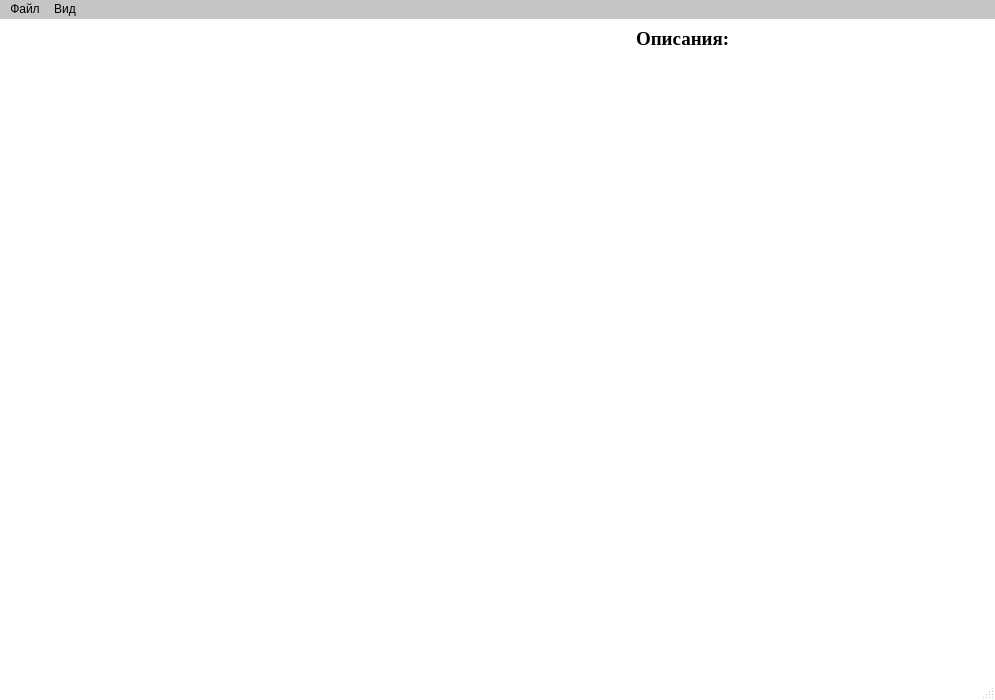
<?xml version="1.0" encoding="UTF-8"?>
<ui version="4.0">
 <class>MainWindow</class>
 <widget class="QMainWindow" name="MainWindow">
  <property name="geometry">
   <rect>
    <x>0</x>
    <y>0</y>
    <width>995</width>
    <height>700</height>
   </rect>
  </property>
  <property name="minimumSize">
   <size>
    <width>700</width>
    <height>700</height>
   </size>
  </property>
  <property name="palette">
   <palette>
    <active>
     <colorrole role="Base">
      <brush brushstyle="SolidPattern">
       <color alpha="255">
        <red>255</red>
        <green>255</green>
        <blue>255</blue>
       </color>
      </brush>
     </colorrole>
     <colorrole role="Window">
      <brush brushstyle="SolidPattern">
       <color alpha="255">
        <red>255</red>
        <green>255</green>
        <blue>255</blue>
       </color>
      </brush>
     </colorrole>
    </active>
    <inactive>
     <colorrole role="Base">
      <brush brushstyle="SolidPattern">
       <color alpha="255">
        <red>255</red>
        <green>255</green>
        <blue>255</blue>
       </color>
      </brush>
     </colorrole>
     <colorrole role="Window">
      <brush brushstyle="SolidPattern">
       <color alpha="255">
        <red>255</red>
        <green>255</green>
        <blue>255</blue>
       </color>
      </brush>
     </colorrole>
    </inactive>
    <disabled>
     <colorrole role="Base">
      <brush brushstyle="SolidPattern">
       <color alpha="255">
        <red>255</red>
        <green>255</green>
        <blue>255</blue>
       </color>
      </brush>
     </colorrole>
     <colorrole role="Window">
      <brush brushstyle="SolidPattern">
       <color alpha="255">
        <red>255</red>
        <green>255</green>
        <blue>255</blue>
       </color>
      </brush>
     </colorrole>
    </disabled>
   </palette>
  </property>
  <property name="windowTitle">
   <string>Главное окно</string>
  </property>
  <widget class="QWidget" name="centralwidget">
   <layout class="QHBoxLayout" name="horizontalLayout">
    <item>
     <spacer name="horizontalSpacer">
      <property name="orientation">
       <enum>Qt::Horizontal</enum>
      </property>
      <property name="sizeHint" stdset="0">
       <size>
        <width>60</width>
        <height>20</height>
       </size>
      </property>
     </spacer>
    </item>
    <item>
     <layout class="QVBoxLayout" name="verticalLayout">
      <property name="spacing">
       <number>6</number>
      </property>
      <item>
       <widget class="QLabel" name="descriptions_label">
        <property name="minimumSize">
         <size>
          <width>0</width>
          <height>20</height>
         </size>
        </property>
        <property name="font">
         <font>
          <family>Times New Roman</family>
          <pointsize>14</pointsize>
          <weight>75</weight>
          <bold>true</bold>
         </font>
        </property>
        <property name="text">
         <string>Описания:</string>
        </property>
       </widget>
      </item>
      <item>
       <widget class="QListWidget" name="descriptions">
        <property name="sizePolicy">
         <sizepolicy hsizetype="Fixed" vsizetype="Fixed">
          <horstretch>0</horstretch>
          <verstretch>0</verstretch>
         </sizepolicy>
        </property>
        <property name="minimumSize">
         <size>
          <width>350</width>
          <height>250</height>
         </size>
        </property>
        <property name="maximumSize">
         <size>
          <width>450</width>
          <height>250</height>
         </size>
        </property>
        <property name="palette">
         <palette>
          <active>
           <colorrole role="Light">
            <brush brushstyle="SolidPattern">
             <color alpha="255">
              <red>201</red>
              <green>201</green>
              <blue>201</blue>
             </color>
            </brush>
           </colorrole>
           <colorrole role="NoRole">
            <brush brushstyle="SolidPattern">
             <color alpha="255">
              <red>221</red>
              <green>221</green>
              <blue>221</blue>
             </color>
            </brush>
           </colorrole>
          </active>
          <inactive>
           <colorrole role="Light">
            <brush brushstyle="SolidPattern">
             <color alpha="255">
              <red>201</red>
              <green>201</green>
              <blue>201</blue>
             </color>
            </brush>
           </colorrole>
           <colorrole role="NoRole">
            <brush brushstyle="SolidPattern">
             <color alpha="255">
              <red>221</red>
              <green>221</green>
              <blue>221</blue>
             </color>
            </brush>
           </colorrole>
          </inactive>
          <disabled>
           <colorrole role="Light">
            <brush brushstyle="SolidPattern">
             <color alpha="255">
              <red>201</red>
              <green>201</green>
              <blue>201</blue>
             </color>
            </brush>
           </colorrole>
           <colorrole role="NoRole">
            <brush brushstyle="SolidPattern">
             <color alpha="255">
              <red>221</red>
              <green>221</green>
              <blue>221</blue>
             </color>
            </brush>
           </colorrole>
          </disabled>
         </palette>
        </property>
        <property name="font">
         <font>
          <family>Times New Roman</family>
          <pointsize>14</pointsize>
         </font>
        </property>
        <property name="layoutDirection">
         <enum>Qt::LeftToRight</enum>
        </property>
        <property name="styleSheet">
         <string notr="true"/>
        </property>
        <property name="frameShape">
         <enum>QFrame::NoFrame</enum>
        </property>
       </widget>
      </item>
      <item>
       <spacer name="verticalSpacer">
        <property name="orientation">
         <enum>Qt::Vertical</enum>
        </property>
        <property name="sizeHint" stdset="0">
         <size>
          <width>20</width>
          <height>40</height>
         </size>
        </property>
       </spacer>
      </item>
     </layout>
    </item>
   </layout>
  </widget>
  <widget class="QMenuBar" name="menubar">
   <property name="geometry">
    <rect>
     <x>0</x>
     <y>0</y>
     <width>995</width>
     <height>21</height>
    </rect>
   </property>
   <property name="palette">
    <palette>
     <active>
      <colorrole role="Button">
       <brush brushstyle="SolidPattern">
        <color alpha="255">
         <red>197</red>
         <green>197</green>
         <blue>197</blue>
        </color>
       </brush>
      </colorrole>
      <colorrole role="Base">
       <brush brushstyle="SolidPattern">
        <color alpha="255">
         <red>197</red>
         <green>197</green>
         <blue>197</blue>
        </color>
       </brush>
      </colorrole>
      <colorrole role="Window">
       <brush brushstyle="SolidPattern">
        <color alpha="255">
         <red>197</red>
         <green>197</green>
         <blue>197</blue>
        </color>
       </brush>
      </colorrole>
     </active>
     <inactive>
      <colorrole role="Button">
       <brush brushstyle="SolidPattern">
        <color alpha="255">
         <red>197</red>
         <green>197</green>
         <blue>197</blue>
        </color>
       </brush>
      </colorrole>
      <colorrole role="Base">
       <brush brushstyle="SolidPattern">
        <color alpha="255">
         <red>197</red>
         <green>197</green>
         <blue>197</blue>
        </color>
       </brush>
      </colorrole>
      <colorrole role="Window">
       <brush brushstyle="SolidPattern">
        <color alpha="255">
         <red>197</red>
         <green>197</green>
         <blue>197</blue>
        </color>
       </brush>
      </colorrole>
     </inactive>
     <disabled>
      <colorrole role="Button">
       <brush brushstyle="SolidPattern">
        <color alpha="255">
         <red>197</red>
         <green>197</green>
         <blue>197</blue>
        </color>
       </brush>
      </colorrole>
      <colorrole role="Base">
       <brush brushstyle="SolidPattern">
        <color alpha="255">
         <red>197</red>
         <green>197</green>
         <blue>197</blue>
        </color>
       </brush>
      </colorrole>
      <colorrole role="Window">
       <brush brushstyle="SolidPattern">
        <color alpha="255">
         <red>197</red>
         <green>197</green>
         <blue>197</blue>
        </color>
       </brush>
      </colorrole>
     </disabled>
    </palette>
   </property>
   <property name="styleSheet">
    <string notr="true">background-color: rgb(197, 197, 197);</string>
   </property>
   <property name="nativeMenuBar">
    <bool>true</bool>
   </property>
   <widget class="QMenu" name="file_menu">
    <property name="styleSheet">
     <string notr="true">border-color: rgb(150, 150, 150);
color: rgb(0, 0, 0);</string>
    </property>
    <property name="tearOffEnabled">
     <bool>false</bool>
    </property>
    <property name="title">
     <string>Файл</string>
    </property>
    <property name="separatorsCollapsible">
     <bool>false</bool>
    </property>
    <addaction name="generate_action"/>
    <addaction name="load_action"/>
    <addaction name="save_action"/>
   </widget>
   <widget class="QMenu" name="view_menu">
    <property name="title">
     <string>Вид</string>
    </property>
    <addaction name="hide_words_action"/>
    <addaction name="hide_descriptions_action"/>
    <addaction name="roll_action"/>
   </widget>
   <addaction name="file_menu"/>
   <addaction name="view_menu"/>
  </widget>
  <widget class="QStatusBar" name="statusbar"/>
  <action name="save_action">
   <property name="text">
    <string>Сохранить как..</string>
   </property>
  </action>
  <action name="generate_action">
   <property name="text">
    <string>Создать новый</string>
   </property>
  </action>
  <action name="load_action">
   <property name="text">
    <string>Загрузить</string>
   </property>
  </action>
  <action name="hide_words_action">
   <property name="checkable">
    <bool>false</bool>
   </property>
   <property name="text">
    <string>Скрыть слова</string>
   </property>
  </action>
  <action name="hide_descriptions_action">
   <property name="checkable">
    <bool>true</bool>
   </property>
   <property name="text">
    <string>Скрыть описания</string>
   </property>
  </action>
  <action name="roll_action">
   <property name="text">
    <string>Перевернуть кроссворд</string>
   </property>
  </action>
 </widget>
 <resources/>
 <connections/>
</ui>
